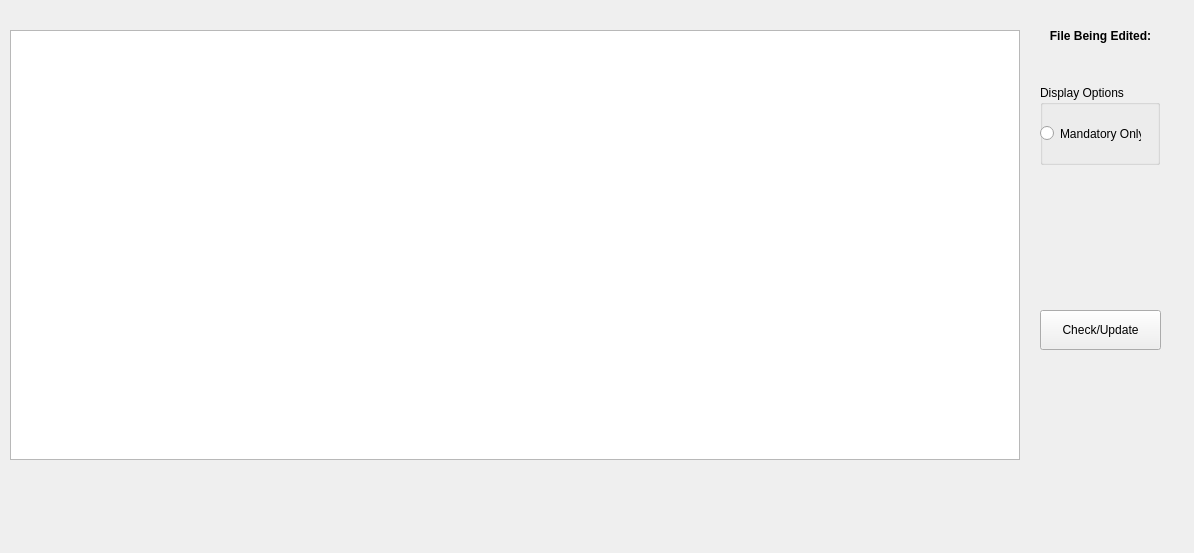
<?xml version="1.0" encoding="UTF-8"?>
<ui version="4.0">
 <class>ErrorForm</class>
 <widget class="QWidget" name="ErrorForm">
  <property name="geometry">
   <rect>
    <x>0</x>
    <y>0</y>
    <width>1194</width>
    <height>553</height>
   </rect>
  </property>
  <property name="windowTitle">
   <string>Form</string>
  </property>
  <widget class="QTableWidget" name="tableWidget">
   <property name="geometry">
    <rect>
     <x>10</x>
     <y>30</y>
     <width>1010</width>
     <height>430</height>
    </rect>
   </property>
  </widget>
  <widget class="QPushButton" name="checkButton">
   <property name="geometry">
    <rect>
     <x>1040</x>
     <y>310</y>
     <width>121</width>
     <height>40</height>
    </rect>
   </property>
   <property name="text">
    <string>Check/Update</string>
   </property>
  </widget>
  <widget class="QGroupBox" name="groupBox">
   <property name="geometry">
    <rect>
     <x>1040</x>
     <y>85</y>
     <width>120</width>
     <height>80</height>
    </rect>
   </property>
   <property name="title">
    <string>Display Options</string>
   </property>
   <widget class="QRadioButton" name="mandButton">
    <property name="geometry">
     <rect>
      <x>0</x>
      <y>40</y>
      <width>101</width>
      <height>17</height>
     </rect>
    </property>
    <property name="text">
     <string>Mandatory Only</string>
    </property>
   </widget>
  </widget>
  <widget class="QLabel" name="lbl_FileEdit">
   <property name="geometry">
    <rect>
     <x>1040</x>
     <y>20</y>
     <width>121</width>
     <height>31</height>
    </rect>
   </property>
   <property name="font">
    <font>
     <weight>75</weight>
     <bold>true</bold>
    </font>
   </property>
   <property name="text">
    <string>File Being Edited:</string>
   </property>
   <property name="alignment">
    <set>Qt::AlignCenter</set>
   </property>
  </widget>
  <widget class="QLabel" name="lbl_FileEdit_2">
   <property name="geometry">
    <rect>
     <x>1040</x>
     <y>40</y>
     <width>121</width>
     <height>31</height>
    </rect>
   </property>
   <property name="text">
    <string/>
   </property>
   <property name="alignment">
    <set>Qt::AlignCenter</set>
   </property>
  </widget>
 </widget>
 <resources/>
 <connections/>
</ui>
